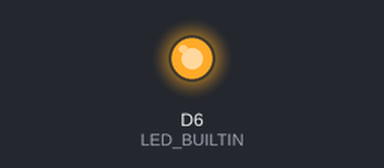
Recording of a sketch running on a simulated Arduino MKR. On the bench: output pins drawn as LEDs (lit = HIGH). WiFi joins after 1.5 s; servers stay silent unless stated; uploads are accepted with an empty reply; the local clock reads 2024-03-15 10:24:30 at power-on unless the sketch sets it; not simulated (calls return 0 or success): arduino_secrets.h; what the sketch prints to the serial monitor is not drawn.

Above: at 3.6 s.
At 5.6 s:
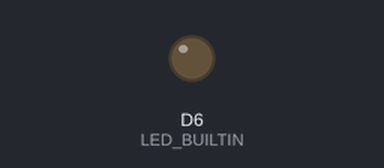
Timing chart, 0 to 7.1 s (numbered marks = the images above):
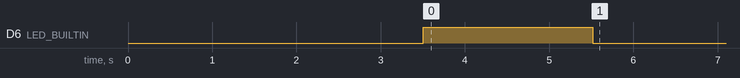

Measured:
- by itself, D6 (LED_BUILTIN): HIGH → LOW at 5.5 s

The sketch:

MKR_battery_WiFi_sleep.ino
```cpp
/**----------------------------------
  Check battery level once a second and write to an SD card
  Circuit:
      SD card in a MKR Zero

  created 18 Mar 2019
  by Tom Igoe
*/

#include <RTCZero.h>
#include <SPI.h>
#include <WiFi101.h>      // for MKR1000 modules
//#include <WiFiNINA.h>       // for MKR1010 modules
//#include <ESP8266WiFi.h>  // for ESP8266 modules
// include libraries for HTTP calls and JSON formatting:
#include <ArduinoHttpClient.h>
#include <Arduino_JSON.h>
#include "arduino_secrets.h"    // sensitive information

RTCZero rtc;
int days = 0;
volatile bool awake = true;

WiFiSSLClient netSocket;  // network socket to server
String route = "/data";   // API route
JSONVar currentStatus;       // JSON for sensor data
JSONVar requestBody;      // JSOn for body of the request
String contentType = "application/json";  // content type header

// the HTTP client is global so you can use it in multiple functions below:
HttpClient client(netSocket, SECRET_SERVER, 443);
unsigned long startTime = 0;

void setup() {
  Serial.begin(9600);              // initialize serial communication
  pinMode(LED_BUILTIN, OUTPUT);
  if  (!Serial) delay(2000);

  // start RTC:
  rtc.begin();
  // turn network connection LED off:
  digitalWrite(LED_BUILTIN, LOW);
  WiFi.maxLowPowerMode();
  connectToNetwork();

  rtc.setAlarmTime(0, 0, 20);
  rtc.enableAlarm(rtc.MATCH_MMSS);
  rtc.attachInterrupt(wake);
}

void loop() {
  if (awake) {
    // Format a string like so:
    // d-m-y_hh:mm:ss
    String timestamp =  String(rtc.getDay()) + "-";
    timestamp += String(rtc.getMonth()) + "-";
    timestamp += String(rtc.getYear()) + "_";
    if (rtc.getHours() <= 9) timestamp += "0";
    timestamp += String(rtc.getHours())  + ":";
    if (rtc.getMinutes() <= 9) timestamp += "0";
    timestamp += String(rtc.getMinutes())  + ":";
    if (rtc.getSeconds() <= 9) timestamp += "0";
    timestamp += String(rtc.getSeconds());

    // caclulate uptime:
    unsigned long uptime = rtc.getEpoch() - startTime;
    int upSeconds = uptime % 60;
    int upMinutes = (uptime / 60) % 60;
    int upHours = (uptime / 3600) % 24;
    int upDays = (uptime / 86400);
    // convert to a string 0:00:00:00:
    String uptimeStamp =  String(upDays) + ":";
    if (upHours <= 9) uptimeStamp += "0";
    uptimeStamp += String(upHours) + ":";
    if (upMinutes <= 9) uptimeStamp += "0";
    uptimeStamp += String(upMinutes) + ":";
    if (upSeconds <= 9) uptimeStamp += "0";
    uptimeStamp += String(upSeconds);

    currentStatus["timestamp"] = timestamp;
    currentStatus["uptime"] = uptimeStamp;
    // Write to the server:

    // turn off the LED before sleeping:
    digitalWrite(LED_BUILTIN, LOW);

    // add the sensor data to the request body:
    requestBody["data"] = JSON.stringify(currentStatus);
    if (Serial) Serial.println(JSON.stringify(requestBody));
    // make the request:
    client.post(route, contentType, JSON.stringify(requestBody));

    // read the status code and body of the response
    int statusCode = client.responseStatusCode();
    String response = client.responseBody();

    if (Serial) Serial.print("Status code: ");
    if (Serial) Serial.println(statusCode);
    if (Serial) Serial.print("Response: " );
    if (Serial) Serial.println(response);
    // when there's nothing left to the response,
    client.stop();           // close the request

    // if disconnected from WiFi, attempt to reconnect:
    if (WiFi.status() != WL_CONNECTED) {
      digitalWrite(LED_BUILTIN, LOW);
      connectToNetwork();
    }

    // put the processor to sleep until the next hour:
    awake = false;
    rtc.standbyMode();
  }
}

// when the processor wakes up, set awake = true:
void wake() {
  awake = true;
}


void connectToNetwork() {
  byte mac[6];

  // try to connect to the network:
  while ( WiFi.status() != WL_CONNECTED) {
    if (Serial) Serial.println("Attempting to connect to: " + String(SECRET_SSID));
    //Connect to WPA / WPA2 network:
    WiFi.begin(SECRET_SSID, SECRET_PASS);
    delay(2000);
  }
  if (Serial) Serial.println("connected to: " + String(SECRET_SSID));
  // You're connected, turn on the LED:
  digitalWrite(LED_BUILTIN, HIGH);

  // get your MAC address:
  WiFi.macAddress(mac);
  IPAddress ip = WiFi.localIP();
  if (Serial) Serial.print(ip);
  if (Serial) Serial.print("  MAC Address: ");
  if (Serial) Serial.print(macToString(mac));
  requestBody["macAddress"] = macToString(mac);
  requestBody["sessionKey"] = SECRET_SESSIONKEY;

  if (Serial) Serial.print("  Signal Strength: ");
  if (Serial) Serial.println(WiFi.RSSI());

  // set the time from the network:

  while (startTime == 0) {
    if (Serial) Serial.println("Attempting to get network time");
    startTime = WiFi.getTime();
    delay(2000);
  }

  rtc.setEpoch(startTime);
  if (Serial) Serial.println(String(rtc.getHours()) +
                               ":" + String(rtc.getMinutes())  +
                               ":" + String(rtc.getSeconds()));
}

// convert the MAC address to a String:
String macToString(byte mac[]) {
  String result;
  for (int i = 5; i >= 0; i--) {
    if (mac[i] < 16) {
      result += "0";
    }
    result += String(mac[i], HEX);
    if (i > 0)  result += ":";
  }
  return result;
}
```
